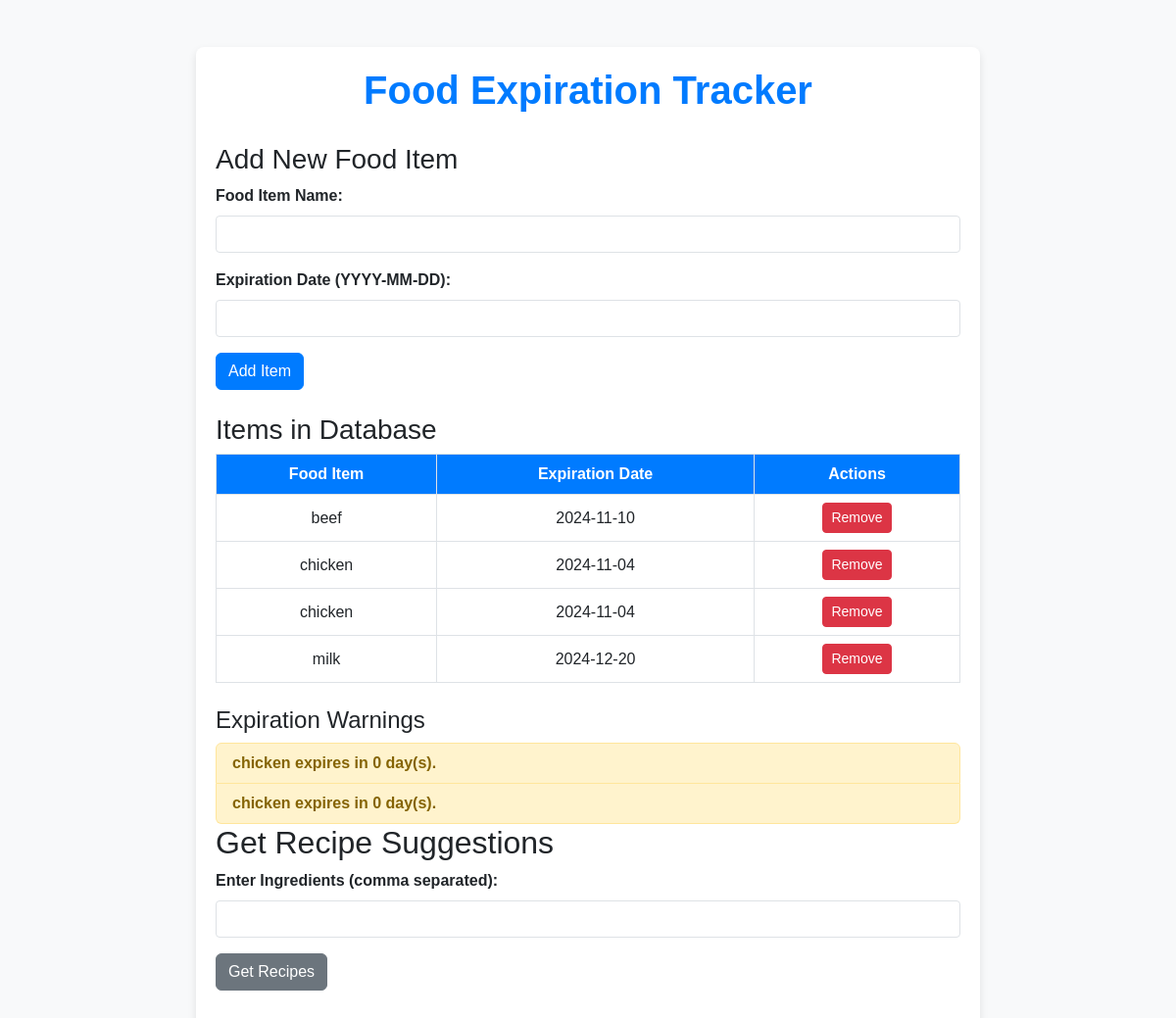
The app's page /, older data.
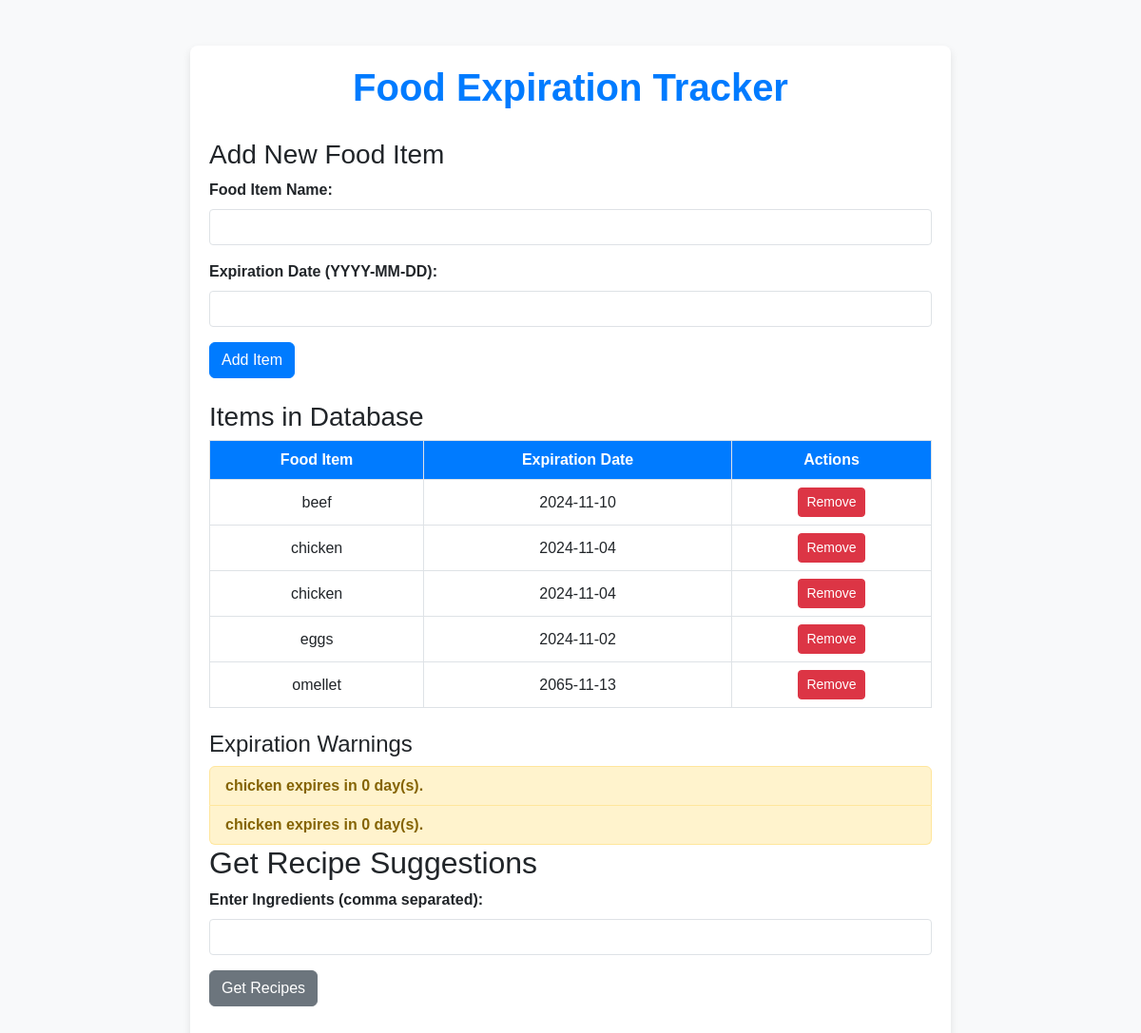
The same page, newer data.
### tables this page shows
CREATE TABLE food_items (
                        id INTEGER PRIMARY KEY AUTOINCREMENT,
                        name TEXT NOT NULL,
                        expiration_date TEXT NOT NULL);

### app.py (the view)
@app.route('/')
def index():
    conn = sqlite3.connect(DB_PATH)
    cursor = conn.cursor()
    cursor.execute("SELECT id, name, expiration_date FROM food_items")
    items = cursor.fetchall()
    conn.close()
    notifications = []
    today = datetime.today()
    for item_id, name, exp_date in items:
        days_left = (datetime.strptime(exp_date, "%Y-%m-%d") - today).days
        if 0 <= days_left <= 3:
            notifications.append(f"{name} expires in {days_left} day(s).")
    return render_template('index.html', items=items, notifications=notifications)

### templates/index.html (shortened to what this page needs)
<!DOCTYPE html>
<html lang="en">
<head>
    <link href="https://cdn.jsdelivr.net/npm/bootstrap@5.3.0-alpha1/dist/css/bootstrap.min.css" rel="stylesheet">
    <link href="{{ url_for('static', filename='style.css') }}" rel="stylesheet">
</head>
<body>
    <div class="container mt-5">
        <h1>Food Expiration Tracker</h1>
        <h3>Add New Food Item</h3>
        <form action="{{ url_for('add_item') }}" method="POST" class="mb-4">
            <div class="mb-3">
                <label for="name" class="form-label">Food Item Name:</label>
                <input type="text" name="name" id="name" class="form-control" required>
            </div>
            <div class="mb-3">
                <label for="expiration_date" class="form-label">Expiration Date (YYYY-MM-DD):</label>
                <input type="text" name="expiration_date" id="expiration_date" class="form-control" required>
            </div>
            <button type="submit" class="btn btn-primary">Add Item</button>
        </form>
        <h3>Items in Database</h3>
        <table class="table table-bordered">
            <thead>
                <tr>
                    <th>Food Item</th>
                    <th>Expiration Date</th>
                    <th>Actions</th>
                </tr>
            </thead>
            <tbody>
                {% for id, name, date in items %}
                    <tr>
                        <td>{{ name }}</td>
                        <td>{{ date }}</td>
                        <td>
                            <a href="{{ url_for('delete_item', item_id=id) }}" class="btn btn-danger btn-sm">Remove</a>
                        </td>
                    </tr>
                {% endfor %}
            </tbody>
        </table>
        {% if notifications %}
            <h4 class="mt-4">Expiration Warnings</h4>
            <ul class="list-group">
                {% for notification in notifications %}
                    <li class="list-group-item list-group-item-warning">{{ notification }}</li>
                {% endfor %}
            </ul>
        {% endif %}
        <h2>Get Recipe Suggestions</h2>
        <form id="ingredients-form" class="mb-4">
            <div class="mb-3">
                <label for="ingredients" class="form-label">Enter Ingredients (comma separated):</label>
                <input type="text" id="ingredients" class="form-control" required>
            </div>
            <button type="submit" class="btn btn-secondary">Get Recipes</button>
        </form>
    </div>
</body>
</html>

### static/style.css (style rules this page uses)
body { background-color: #f8f9fa; font-family: Arial, sans-serif; }
.container { max-width: 800px; margin-top: 40px; padding: 20px; background: #ffffff; box-shadow: 0 4px 8px rgba(0, 0, 0, 0.1); border-radius: 8px; }
h1 { color: #007bff; text-align: center; font-weight: bold; margin-bottom: 30px; }
.table { background: #ffffff; border-radius: 5px; }
.table th { background-color: #007bff; color: white; }
.table td, .table th { text-align: center; vertical-align: middle; }
.btn-primary { background-color: #007bff; border-color: #007bff; }
.btn-danger { background-color: #dc3545; border-color: #dc3545; }
.form-label { font-weight: bold; }
input[type="text"] { border-radius: 4px; }
.list-group-item-warning { background-color: #fff3cd; color: #856404; font-weight: bold; }

Row changes from the older to the newer data that the page shows:
removed food_items: name "milk", expiration_date "2024-12-20"
added food_items: name "eggs", expiration_date "2024-11-02"
added food_items: name "omellet", expiration_date "2065-11-13"
